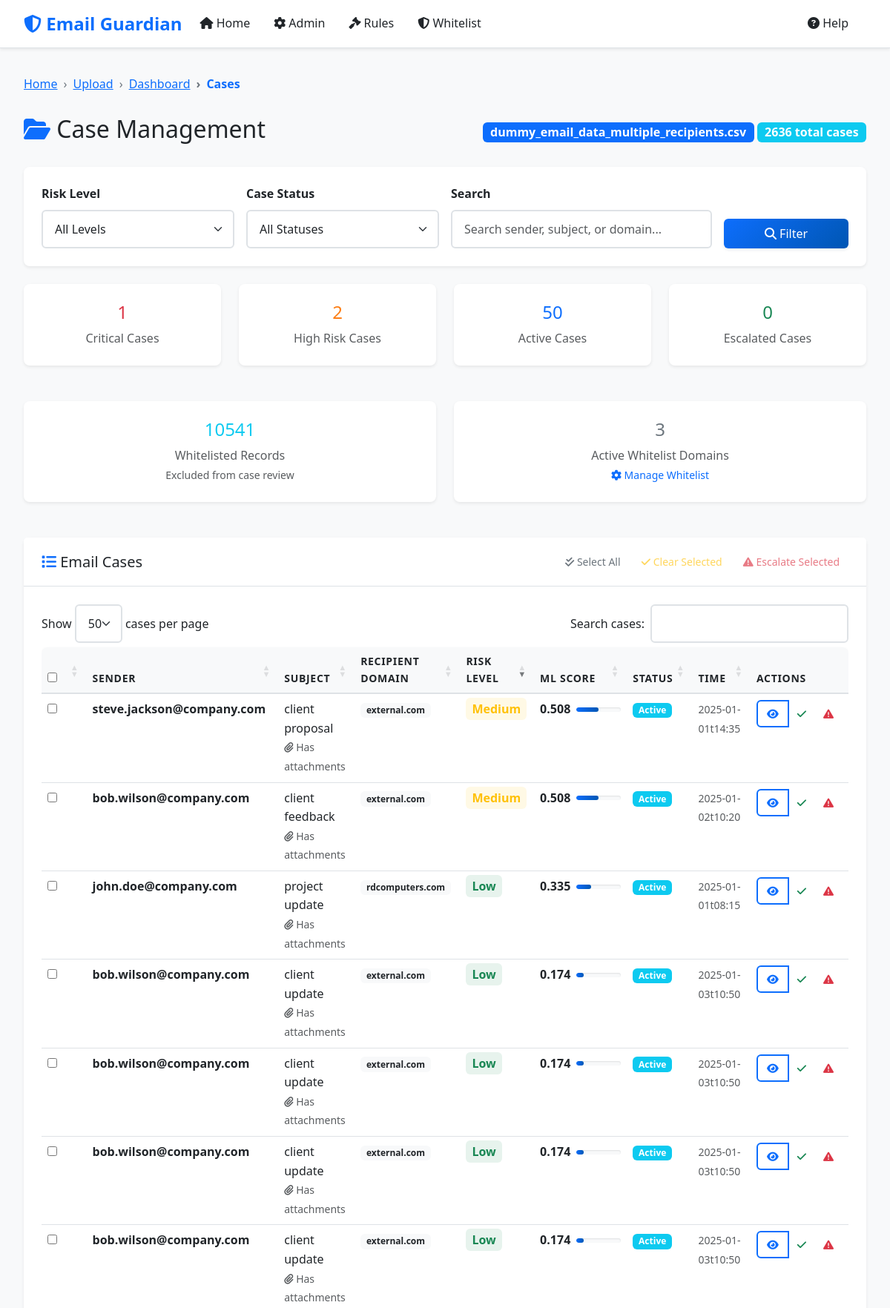
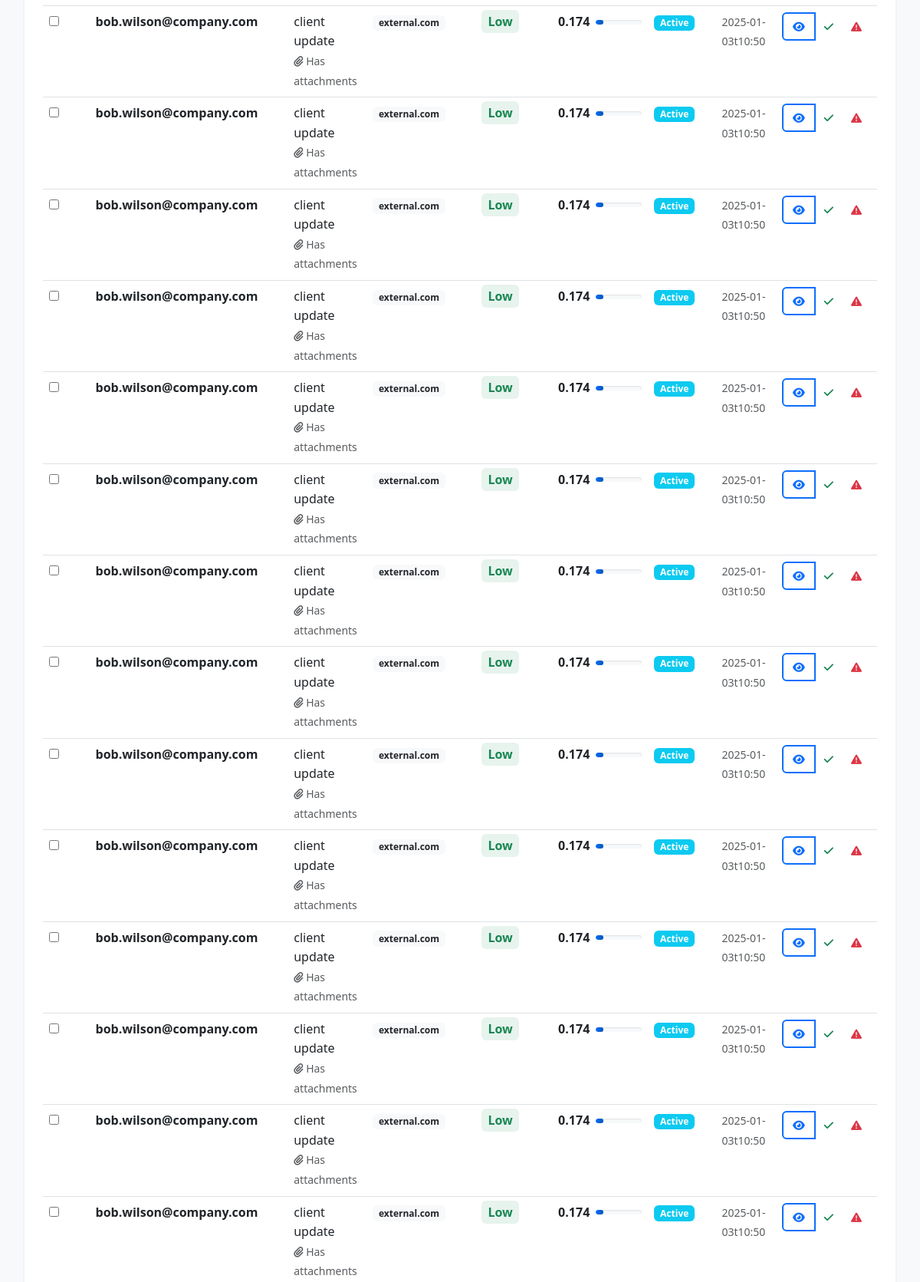
The page /cases/1d7f46cb-85bd-40f6-a572-0dac4f1782a1 (upper part) on the database its author committed (2 pictures, top to bottom).
### models.py (models this page shows, shortened)
class ProcessingSession(db.Model):
    __tablename__ = 'processing_sessions'
    id = db.Column(db.String(36), primary_key=True)
    filename = db.Column(db.String(255), nullable=False)
    upload_time = db.Column(db.DateTime, default=datetime.utcnow)
    total_records = db.Column(db.Integer, default=0)
    processed_records = db.Column(db.Integer, default=0)
    status = db.Column(db.String(50), default='uploaded')  # uploaded, processing, completed, error
    error_message = db.Column(Text)
    processing_stats = db.Column(JSON)
    data_path = db.Column(db.String(500))
    is_compressed = db.Column(db.Boolean, default=False)
    exclusion_applied = db.Column(db.Boolean, default=False)
    whitelist_applied = db.Column(db.Boolean, default=False)
    rules_applied = db.Column(db.Boolean, default=False)
    ml_applied = db.Column(db.Boolean, default=False)

class EmailRecord(db.Model):
    __tablename__ = 'email_records'
    id = db.Column(db.Integer, primary_key=True)
    session_id = db.Column(db.String(36), db.ForeignKey('processing_sessions.id'), nullable=False)
    record_id = db.Column(db.String(100), nullable=False)  # Unique within session
    time = db.Column(db.String(100))
    sender = db.Column(db.String(255))
    subject = db.Column(Text)
    attachments = db.Column(Text)
    recipients = db.Column(Text)
    recipients_email_domain = db.Column(db.String(255))
    leaver = db.Column(db.String(10))
    termination_date = db.Column(db.String(100))
    wordlist_attachment = db.Column(Text)
    wordlist_subject = db.Column(Text)
    bunit = db.Column(db.String(255))
    department = db.Column(db.String(255))
    status = db.Column(db.String(100))
    user_response = db.Column(Text)
    final_outcome = db.Column(db.String(255))
    justification = db.Column(Text)
    excluded_by_rule = db.Column(db.String(500))
    whitelisted = db.Column(db.Boolean, default=False)
    rule_matches = db.Column(Text)  # JSON string of matched rules
    ml_risk_score = db.Column(db.Float)
    ml_anomaly_score = db.Column(db.Float)
    risk_level = db.Column(db.String(20))  # Critical, High, Medium, Low
    ml_explanation = db.Column(Text)
    case_status = db.Column(db.String(20), default='Active')  # Active, Cleared, Escalated
    assigned_to = db.Column(db.String(255))
    notes = db.Column(Text)
    escalated_at = db.Column(db.DateTime)
    resolved_at = db.Column(db.DateTime)

### routes.py (the view, shortened to what this page needs)
@app.route('/cases/<session_id>')
def cases(session_id):
    session = ProcessingSession.query.get_or_404(session_id)
    page = request.args.get('page', 1, type=int)
    risk_level = request.args.get('risk_level', '')
    case_status = request.args.get('case_status', '')
    search = request.args.get('search', '')
    query = EmailRecord.query.filter_by(session_id=session_id).filter(
        EmailRecord.whitelisted != True
    )
    if risk_level:
        query = query.filter(EmailRecord.risk_level == risk_level)
    if case_status:
        query = query.filter(EmailRecord.case_status == case_status)
    cases_pagination = query.order_by(EmailRecord.ml_risk_score.desc()).paginate(
        page=page, per_page=50, error_out=False
    )
    total_whitelisted = EmailRecord.query.filter_by(session_id=session_id).filter(
        EmailRecord.whitelisted == True
    ).count()
    active_whitelist_domains = WhitelistDomain.query.filter_by(is_active=True).count()
    return render_template('cases.html',
                         session=session,
                         cases=cases_pagination,
                         risk_level=risk_level,
                         case_status=case_status,
                         search=search,
                         total_whitelisted=total_whitelisted,
                         active_whitelist_domains=active_whitelist_domains)

### templates/cases.html (shortened to what this page needs)
{% extends "base.html" %}
{% block breadcrumb_items %}
<li class="breadcrumb-item"><a href="{{ url_for('index') }}">Upload</a></li>
<li class="breadcrumb-item"><a href="{{ url_for('dashboard', session_id=session.id) }}">Dashboard</a></li>
<li class="breadcrumb-item active">Cases</li>
{% endblock %}
{% block content %}
<div class="row mb-4">
    <div class="col-12">
        <div class="d-flex justify-content-between align-items-center">
            <h1 class="h2">
                <i class="fas fa-folder-open text-primary"></i>
                Case Management
            </h1>
            <div class="session-info">
                <span class="badge bg-primary fs-6">{{ session.filename }}</span>
                <span class="badge bg-info fs-6">{{ cases.total }} total cases</span>
            </div>
        </div>
    </div>
</div>
<div class="filter-bar">
    <form method="GET" id="filterForm" class="row g-3">
        <div class="col-md-3">
            <label for="risk_level" class="form-label">Risk Level</label>
            <select class="form-select" id="risk_level" name="risk_level">
                <option value="">All Levels</option>
            </select>
        </div>
        <div class="col-md-3">
            <label for="case_status" class="form-label">Case Status</label>
            <select class="form-select" id="case_status" name="case_status">
                <option value="">All Statuses</option>
            </select>
        </div>
        <div class="col-md-4">
            <label for="search" class="form-label">Search</label>
            <input type="text" class="form-control" id="search" name="search"
                   placeholder="Search sender, subject, or domain..." value="{{ search }}">
        </div>
        <div class="col-md-2">
            <label class="form-label">&nbsp;</label>
            <div class="d-grid">
                <button type="submit" class="btn btn-primary">
                    <i class="fas fa-search"></i> Filter
                </button>
            </div>
        </div>
    </form>
</div>
<div class="row mb-4">
    <div class="col-md-3">
        <div class="card text-center border-danger">
            <div class="card-body">
                <h4 class="text-danger">{{ cases.items | selectattr('risk_level', 'equalto', 'Critical') | list | length }}</h4>
                <p class="text-muted mb-0">Critical Cases</p>
            </div>
        </div>
    </div>
    <div class="col-md-3">
        <div class="card text-center border-warning">
            <div class="card-body">
                <h4 class="text-warning">{{ cases.items | selectattr('risk_level', 'equalto', 'High') | list | length }}</h4>
                <p class="text-muted mb-0">High Risk Cases</p>
            </div>
        </div>
    </div>
    <div class="col-md-3">
        <div class="card text-center border-primary">
            <div class="card-body">
                <h4 class="text-primary">{{ cases.items | selectattr('case_status', 'equalto', 'Active') | list | length }}</h4>
                <p class="text-muted mb-0">Active Cases</p>
            </div>
        </div>
    </div>
    <div class="col-md-3">
        <div class="card text-center border-success">
            <div class="card-body">
                <h4 class="text-success">{{ cases.items | selectattr('case_status', 'equalto', 'Escalated') | list | length }}</h4>
                <p class="text-muted mb-0">Escalated Cases</p>
            </div>
        </div>
    </div>
</div>
<div class="row mb-4">
    <div class="col-md-6">
        <div class="card text-center border-info">
            <div class="card-body">
                <h4 class="text-info">{{ total_whitelisted }}</h4>
                <p class="text-muted mb-0">Whitelisted Records</p>
                <small class="text-muted">Excluded from case review</small>
            </div>
        </div>
    </div>
    <div class="col-md-6">
        <div class="card text-center border-secondary">
            <div class="card-body">
                <h4 class="text-secondary">{{ active_whitelist_domains }}</h4>
                <p class="text-muted mb-0">Active Whitelist Domains</p>
                <small class="text-muted">
                    <a href="{{ url_for('whitelist_analysis', session_id=session.id) }}" class="text-decoration-none">
                        <i class="fas fa-cog"></i> Manage Whitelist
                    </a>
                </small>
            </div>
        </div>
    </div>
</div>
<div class="card">
    <div class="card-header">
        <div class="d-flex justify-content-between align-items-center">
            <h5 class="card-title mb-0">
                <i class="fas fa-list text-primary"></i>
                Email Cases
            </h5>
            <div class="bulk-actions">
                <button class="btn btn-sm btn-outline-secondary" onclick="selectAllCases()">
                    <i class="fas fa-check-double"></i> Select All
                </button>
                <button class="btn btn-sm btn-outline-warning" onclick="bulkClearCases()" disabled id="bulkClearBtn">
                    <i class="fas fa-check"></i> Clear Selected
                </button>
                <button class="btn btn-sm btn-outline-danger" onclick="bulkEscalateCases()" disabled id="bulkEscalateBtn">
                    <i class="fas fa-exclamation-triangle"></i> Escalate Selected
                </button>
            </div>
        </div>
    </div>
    <div class="card-body">
        {% if cases.items %}
        <div class="table-responsive">
            <table class="table table-hover" id="casesTable">
                <thead>
                    <tr>
                        <th width="30">
                            <input type="checkbox" id="selectAll" onchange="toggleSelectAll()">
                        </th>
                        <th>Sender</th>
                        <th>Subject</th>
                        <th>Recipient Domain</th>
                        <th>Risk Level</th>
                        <th>ML Score</th>
                        <th>Status</th>
                        <th>Time</th>
                        <th>Actions</th>
                    </tr>
                </thead>
                <tbody>
                    {% for case in cases.items %}
                    <tr>
                        <td>
                            <input type="checkbox" class="case-checkbox" value="{{ case.record_id }}" onchange="updateBulkActions()">
                        </td>
                        <td>
                            <div>
                                <strong>{{ case.sender[:30] }}{% if case.sender|length > 30 %}...{% endif %}</strong>
                            </div>
                        </td>
                        <td>
                            <div title="{{ case.subject }}">
                                {{ case.subject[:50] }}{% if case.subject|length > 50 %}...{% endif %}
                            </div>
                            {% if case.attachments %}
                                <small class="text-muted">
                                    <i class="fas fa-paperclip"></i> Has attachments
                                </small>
                            {% endif %}
                        </td>
                        <td>
                            <span class="badge bg-light text-dark">{{ case.recipients_email_domain }}</span>
                        </td>
                        <td>
                            <span class="risk-{{ case.risk_level.lower() if case.risk_level else 'low' }}">
                                {{ case.risk_level or 'Low' }}
                            </span>
                        </td>
                        <td>
                            <div class="d-flex align-items-center">
                                <span class="fw-bold">{{ "%.3f"|format(case.ml_risk_score or 0) }}</span>
                                <div class="progress ms-2" style="width: 60px; height: 6px;">
                                    <div class="progress-bar bg-{% if (case.ml_risk_score or 0) > 0.7 %}danger{% elif (case.ml_risk_score or 0) > 0.4 %}warning{% else %}success{% endif %}"
                                         style="width: {{ ((case.ml_risk_score or 0) * 100)|int }}%"></div>
                                </div>
                            </div>
                        </td>
                        <td>
                            <span class="badge status-{{ case.case_status.lower() if case.case_status else 'active' }}">
                                {{ case.case_status or 'Active' }}
                            </span>
                        </td>
                        <td>
                            <small class="text-muted">{{ case.time[:16] if case.time else 'N/A' }}</small>
                        </td>
                        <td>
                            <div class="btn-group" role="group">
                                <button class="btn btn-sm btn-outline-primary view-case-btn"
                                        data-record-id="{{ case.record_id }}" title="View Details">
                                    <i class="fas fa-eye"></i>
                                </button>
                                <button class="btn btn-sm btn-outline-success update-case-status-btn"
                                        data-record-id="{{ case.record_id }}" data-new-status="Cleared" title="Clear Case">
                                    <i class="fas fa-check"></i>
                                </button>
                                <button class="btn btn-sm btn-outline-danger escalate-case-btn"
                                        data-record-id="{{ case.record_id }}" title="Escalate">
                                    <i class="fas fa-exclamation-triangle"></i>
                                </button>
                            </div>
                        </td>
                    </tr>
                    {% endfor %}
                </tbody>
            </table>
        </div>
        {% endif %}
    </div>
</div>
{% endblock %}

### rows shown on the page
ProcessingSession: filename "dummy_email_data_multiple_recipients.csv"
EmailRecord: sender "steve.jackson@company.com", subject "client proposal", attachments "Has attachments", recipients_email_domain "external.com", risk_level "Medium", ml_risk_score "0.508", case_status "Active", time "2025-01-01t14:35"
EmailRecord: sender "bob.wilson@company.com", subject "client feedback", attachments "Has attachments", recipients_email_domain "external.com", risk_level "Medium", ml_risk_score "0.508", case_status "Active", time "2025-01-02t10:20"
EmailRecord: sender "john.doe@company.com", subject "project update", attachments "Has attachments", recipients_email_domain "rdcomputers.com", risk_level "Low", ml_risk_score "0.335", case_status "Active", time "2025-01-01t08:15"
EmailRecord: sender "bob.wilson@company.com", subject "client update", attachments "Has attachments", recipients_email_domain "external.com", risk_level "Low", ml_risk_score "0.174", case_status "Active", time "2025-01-03t10:50"
EmailRecord: sender "bob.wilson@company.com", subject "client update", attachments "Has attachments", recipients_email_domain "external.com", risk_level "Low", ml_risk_score "0.174", case_status "Active", time "2025-01-03t10:50"
EmailRecord: sender "bob.wilson@company.com", subject "client update", attachments "Has attachments", recipients_email_domain "external.com", risk_level "Low", ml_risk_score "0.174", case_status "Active", time "2025-01-03t10:50"
EmailRecord: sender "bob.wilson@company.com", subject "client update", attachments "Has attachments", recipients_email_domain "external.com", risk_level "Low", ml_risk_score "0.174", case_status "Active", time "2025-01-03t10:50"
EmailRecord: sender "bob.wilson@company.com", subject "client update", attachments "Has attachments", recipients_email_domain "external.com", risk_level "Low", ml_risk_score "0.174", case_status "Active", time "2025-01-03t10:50"
EmailRecord: sender "bob.wilson@company.com", subject "client update", attachments "Has attachments", recipients_email_domain "external.com", risk_level "Low", ml_risk_score "0.174", case_status "Active", time "2025-01-03t10:50"
EmailRecord: sender "bob.wilson@company.com", subject "client update", attachments "Has attachments", recipients_email_domain "external.com", risk_level "Low", ml_risk_score "0.174", case_status "Active", time "2025-01-03t10:50"
EmailRecord: sender "bob.wilson@company.com", subject "client update", attachments "Has attachments", recipients_email_domain "external.com", risk_level "Low", ml_risk_score "0.174", case_status "Active", time "2025-01-03t10:50"
EmailRecord: sender "bob.wilson@company.com", subject "client update", attachments "Has attachments", recipients_email_domain "external.com", risk_level "Low", ml_risk_score "0.174", case_status "Active", time "2025-01-03t10:50"
EmailRecord: sender "bob.wilson@company.com", subject "client update", attachments "Has attachments", recipients_email_domain "external.com", risk_level "Low", ml_risk_score "0.174", case_status "Active", time "2025-01-03t10:50"
EmailRecord: sender "bob.wilson@company.com", subject "client update", attachments "Has attachments", recipients_email_domain "external.com", risk_level "Low", ml_risk_score "0.174", case_status "Active", time "2025-01-03t10:50"
EmailRecord: sender "bob.wilson@company.com", subject "client update", attachments "Has attachments", recipients_email_domain "external.com", risk_level "Low", ml_risk_score "0.174", case_status "Active", time "2025-01-03t10:50"
EmailRecord: sender "bob.wilson@company.com", subject "client update", attachments "Has attachments", recipients_email_domain "external.com", risk_level "Low", ml_risk_score "0.174", case_status "Active", time "2025-01-03t10:50"
EmailRecord: sender "bob.wilson@company.com", subject "client update", attachments "Has attachments", recipients_email_domain "external.com", risk_level "Low", ml_risk_score "0.174", case_status "Active", time "2025-01-03t10:50"
EmailRecord: sender "bob.wilson@company.com", subject "client update", attachments "Has attachments", recipients_email_domain "external.com", risk_level "Low", ml_risk_score "0.174", case_status "Active", time "2025-01-03t10:50"
EmailRecord: sender "bob.wilson@company.com", subject "client update", attachments "Has attachments", recipients_email_domain "external.com", risk_level "Low", ml_risk_score "0.174", case_status "Active", time "2025-01-03t10:50"
EmailRecord: sender "bob.wilson@company.com", subject "client update", attachments "Has attachments", recipients_email_domain "external.com", risk_level "Low", ml_risk_score "0.174", case_status "Active", time "2025-01-03t10:50"
EmailRecord: sender "bob.wilson@company.com", subject "client update", attachments "Has attachments", recipients_email_domain "external.com", risk_level "Low", ml_risk_score "0.174", case_status "Active", time "2025-01-03t10:50"

### other values the page prints
{{ cases.total }} "2636"
{{ total_whitelisted }} "10541"
{{ active_whitelist_domains }} "3"
